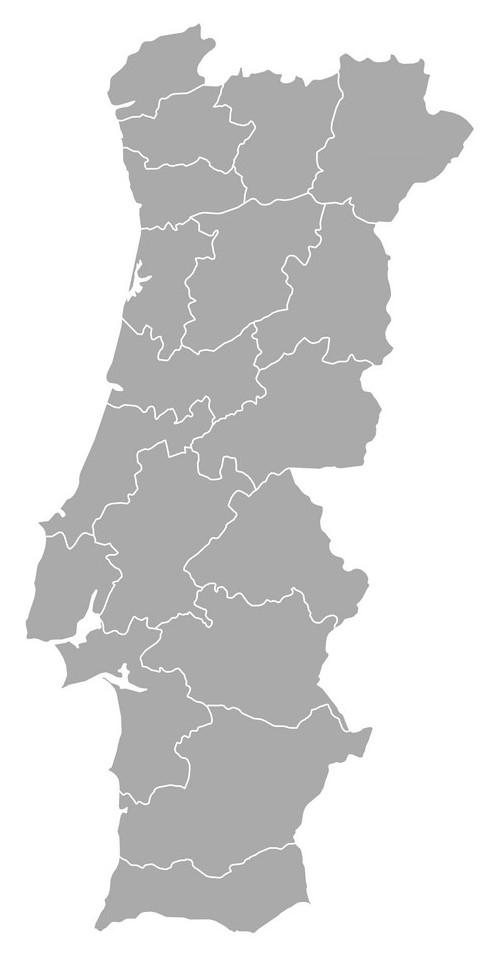
#> input picture Simulated-Annealing/portugal.jpg, 489 x 969 px
$ python viajanteViz.py
#> lines starting #> are read from the running program, lines starting #| are printed output that depends on the picture
import random
import math
import matplotlib.pyplot as plt

def distance(city1, city2):
    return math.sqrt((city1[0] - city2[0])**2 + (city1[1] - city2[1])**2)

def route_length(route, cities):
    length = 0
    for i in range(len(route)):
        current_city = cities[route[i]]
        next_city = cities[route[(i + 1) % len(route)]]
        length += distance(current_city, next_city)
    return length

def generate_neighbor(route):
    a, b = sorted(random.sample(range(len(route)), 2))
    new_route = route.copy()
    new_route[a:b] = reversed(new_route[a:b])
    return new_route

def plot_route_and_cooling(cities, route, temperatures, iteration, image_path, ax_route, ax_cooling, is_final=False):
    route_cities = [cities[i] for i in route]
    route_cities.append(route_cities[0])  # Close the loop
    x, y = zip(*route_cities)

    ax_route.clear()

    # Plot the route
    ax_route.plot(x, y, marker='o', linestyle='-', markersize=8, color='blue')
    for city, (lat, lon) in zip(route, route_cities[:-1]):
        ax_route.text(lat, lon, city, fontsize=8, color='red')
    ax_route.set_title("Best Route" if is_final else f"Iteration {iteration}")
    ax_route.set_xlabel("Latitude")
    ax_route.set_ylabel("Longitude")
    ax_route.grid(True)

    # Display the image in the background with fixed extent
    img = plt.imread(image_path)
    ax_route.imshow(img, extent=[50, 60, 670, 710], aspect='auto')  # Adjust extent as needed

    # Plot the cooling process
    ax_cooling.plot(range(1, iteration + 1), temperatures[:iteration], marker='o', linestyle='-', color='green')
    ax_cooling.set_title("Cooling Process")
    ax_cooling.set_xlabel("Iteration")
    ax_cooling.set_ylabel("Temperature")
    ax_cooling.grid(True)

    plt.tight_layout()
    plt.pause(0.00001)

def simulated_annealing(cities, initial_temp, final_temp, cooling_rate, max_iterations, image_path):
#> called with initial_temp = 10000, final_temp = 0.1, cooling_rate = 0.9, max_iterations = 200, image_path = 'portugal.jpg'
    num_cities = len(cities)
    current_route = list(range(num_cities))
    random.shuffle(current_route)
    best_route = current_route
    current_temp = initial_temp

    temperatures = []  # To store temperature values for plotting

    fig, (ax_route, ax_cooling) = plt.subplots(1, 2, figsize=(12, 5))
    plt.ion()  # Turn on interactive mode for real-time plotting

    for iteration in range(1, max_iterations + 1):
        temperatures.append(current_temp)  # Store the current temperature

        for _ in range(num_cities):
            new_route = generate_neighbor(current_route)
            delta_length = route_length(new_route, cities) - route_length(current_route, cities)

            if delta_length < 0 or random.random() < math.exp(-delta_length / current_temp):
                current_route = new_route

                if route_length(current_route, cities) < route_length(best_route, cities):
                    best_route = current_route

        current_temp *= cooling_rate

        plot_route_and_cooling(cities, current_route, temperatures, iteration, image_path, ax_route, ax_cooling)
#> in plot_route_and_cooling, img is the input picture: shape (969, 489, 3); min 148, max 255, mean 216.2
#> in plot_route_and_cooling, `plt.pause(0.00001)`:
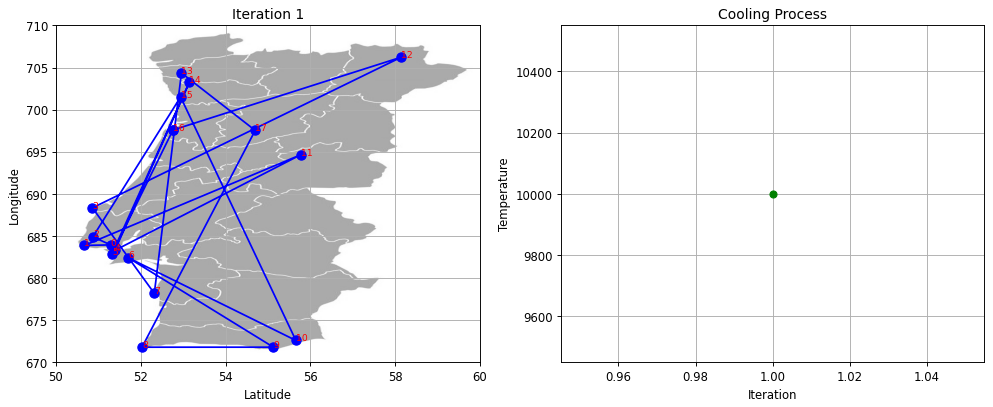
#> figure drawn by matplotlib, 2 panels

    plt.ioff()  # Turn off interactive mode after the loop

    # Plot the final route
    plot_route_and_cooling(cities, best_route, temperatures, max_iterations, image_path, ax_route, ax_cooling, is_final=True)

    plt.show()
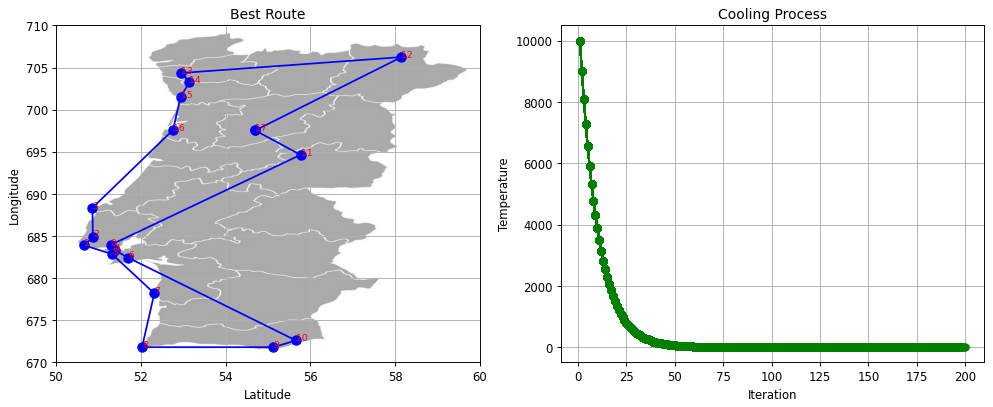
#> figure drawn by matplotlib, 2 panels

    return best_route, route_length(best_route, cities)

# Example usage with an image as a background
cities_coordinates = {
    'Lisboa': (51.29, 683.95),
    'Cascais': (50.67, 683.89),
    'Sintra': (50.87, 684.91),
    'Peniche': (50.86, 688.35),
    'Almada': (51.39, 683.30),
    'Costa': (51.32, 682.87),
    'Setubal': (51.70, 682.44),
    'Sines': (52.32, 678.20),
    'Sagres': (52.03, 671.81),
    'Faro': (55.13, 671.81),
    'Tavira': (55.66, 672.61),
    'Covilha': (55.77, 694.64),
    'Braganca': (58.15, 706.24),
    'Braga': (52.96, 704.36),
    'Guimaraes': (53.15, 703.29),
    'Porto': (52.94, 701.51),
    'Aveiro': (52.76, 697.59),
    'Viseu': (54.70, 697.54),
}

initial_temp = 10000
final_temp = 0.1
cooling_rate = 0.9
max_iterations = 200
image_path = 'portugal.jpg'

cities_list = list(cities_coordinates.keys())
cities_positions = [cities_coordinates[city] for city in cities_list]

best_route, length = simulated_annealing(cities_positions, initial_temp, final_temp, cooling_rate, max_iterations, image_path)
print("Best route found:", [cities_list[i] for i in best_route])
print("Length of the best route:", length)
